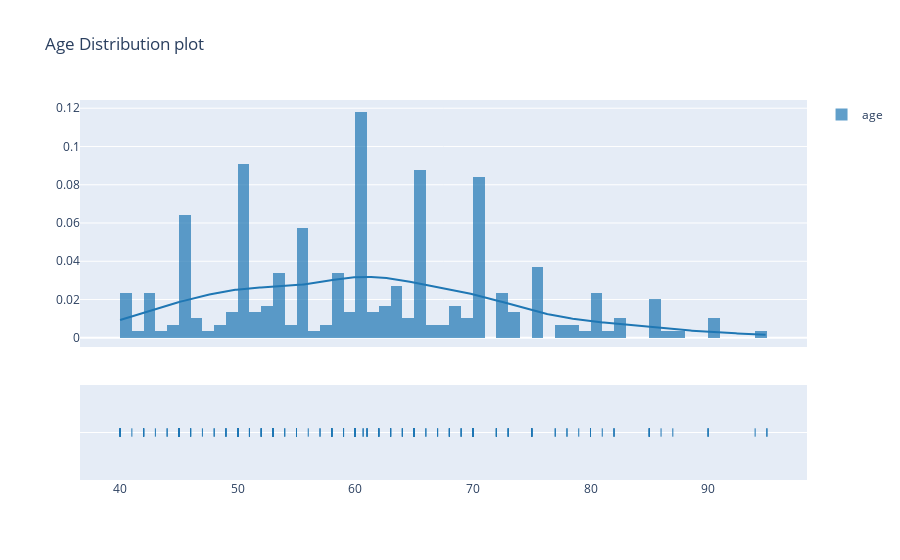

The cell this chart's notebook holds for it:
### Markdown cell above
# Is Age and Sex an indicator for Death Event?

### Code cell
# age distribution
hist_data=[data['age'].values]
group_labels=['age']
fig=ff.create_distplot(hist_data,group_labels)
fig.update_layout(title_text='Age Distribution plot')
fig.show()

### Figure 1 — Plotly figure (JSON) as saved in the notebook; plotly's stock layout.template omitted (floating-point values rounded to 4 significant figures; data arrays with more than 128 entries replaced by an {"elided": "..."} marker saying what was removed)
{"data": [{"autobinx": false, "histnorm": "probability density", "legendgroup": "age", "marker": {"color": "rgb(31, 119, 180)"}, "name": "age", "opacity": 0.7, "type": "histogram", "x": {"elided": "299 float values"}, "xaxis": "x", "xbins": {"end": 95, "size": 1, "start": 40}, "yaxis": "y"}, {"legendgroup": "age", "marker": {"color": "rgb(31, 119, 180)"}, "mode": "lines", "name": "age", "showlegend": false, "type": "scatter", "x": {"elided": "500 float values"}, "xaxis": "x", "y": {"elided": "500 float values"}, "yaxis": "y"}, {"legendgroup": "age", "marker": {"color": "rgb(31, 119, 180)", "symbol": "line-ns-open"}, "mode": "markers", "name": "age", "showlegend": false, "type": "scatter", "x": {"elided": "299 float values"}, "xaxis": "x", "y": {"elided": "299 str values"}, "yaxis": "y2"}], "layout": {"barmode": "overlay", "hovermode": "closest", "legend": {"traceorder": "reversed"}, "title": {"text": "Age Distribution plot"}, "xaxis": {"anchor": "y2", "domain": [0, 1], "zeroline": false}, "yaxis": {"anchor": "free", "domain": [0.35, 1], "position": 0}, "yaxis2": {"anchor": "x", "domain": [0, 0.25], "dtick": 1, "showticklabels": false}}}
